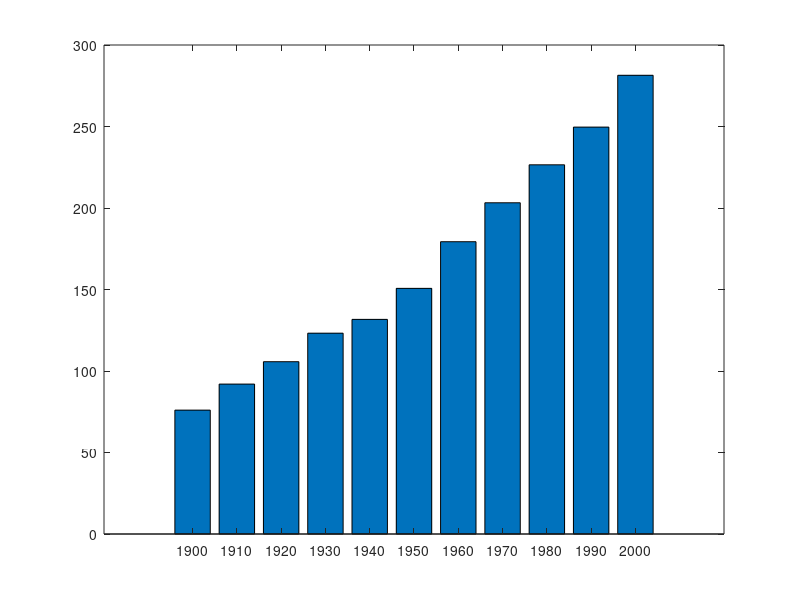

This chart was generated by the following MATLAB code: (Note: this script raises an error after producing the figure.)

x = 1900:10:2000;
y = [75.995,91.972,105.711,123.203,131.669,...
     150.697,179.323,203.212,226.505,249.633,281.422];

fig = figure;
bar(x,y);

% PLOTLY 
p = plotlyfigure(gcf);
plotly(p,false);
plotly_url = p.Response.url; 

